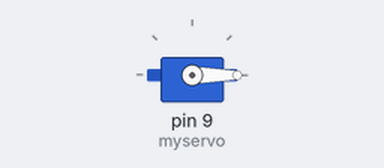
Recording of a sketch running on a simulated Arduino Uno, built with avr-gcc and run on an emulated ATmega328P. Parts: servo. At 10.0 s the program stops and its outputs stay as they are.

Above: at 0.1 s.
At 10.1 s:
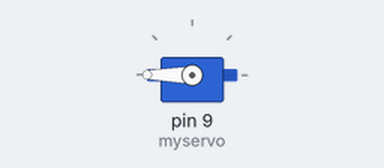
Timing chart, 0 to 11.5 s (numbered marks = the images above):
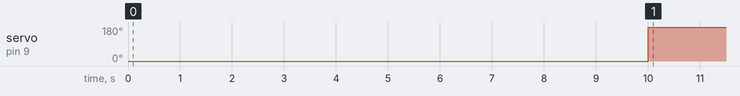

Measured:
- by itself, servo on pin 9 (myservo): 0° → 180° at 10.0 s

The sketch:

dieukhienservo14sep.ino
```cpp
#include <Servo.h>
Servo myservo;
void setup() {
    myservo.attach(9);
}
void loop() {
        myservo.write(0);
        delay(10000);
        myservo.write(180);
        while(true){}
}
```
